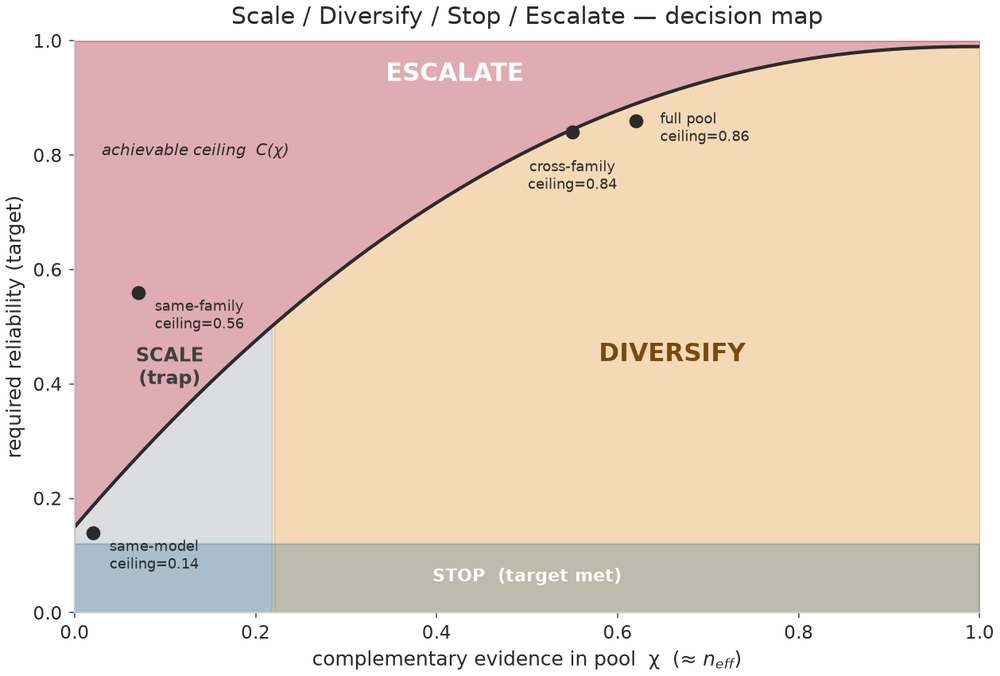
#> input picture figures/fig_landscape.png, 1000 x 676 px, shrunk from 1258 x 850 before the run
$ python combine_policy_regime_figure.py
#> lines starting #> are read from the running program, lines starting #| are printed output that depends on the picture
"""Combine the decision-map and fusion-regime panels into one paper figure.

nd.md's Figure 4 (\\label{fig:policy_regime}) is a single two-panel float:
  (a) figures/fig_landscape.png -- CMV-SDSE Scale/Diversify/Stop/Escalate decision map
  (b) figures/fig_regime.png    -- operating-regime-dependent fusion (U vs cost ratio rho)
Both panels are produced by scripts/make_figures.py (schematic_landscape / single_regime)
at an identical 1258x850. This script montages them left->right, stamps "(a)"/"(b)" in the
top-left corners, and writes figures/fig_policy_regime.{png,pdf} (the .pdf is what nd.md
includes). Re-run make_figures.py first if the source panels changed.
"""
from __future__ import annotations
from pathlib import Path

from PIL import Image, ImageDraw, ImageFont
import matplotlib.font_manager as fm

OUT = Path(__file__).resolve().parents[1] / "figures"
DPI = 170.0  # matches make_figures.py savefig.dpi


def main():
    a = Image.open(OUT / "fig_landscape.png").convert("RGB")  # (a) decision map
    b = Image.open(OUT / "fig_regime.png").convert("RGB")     # (b) regime
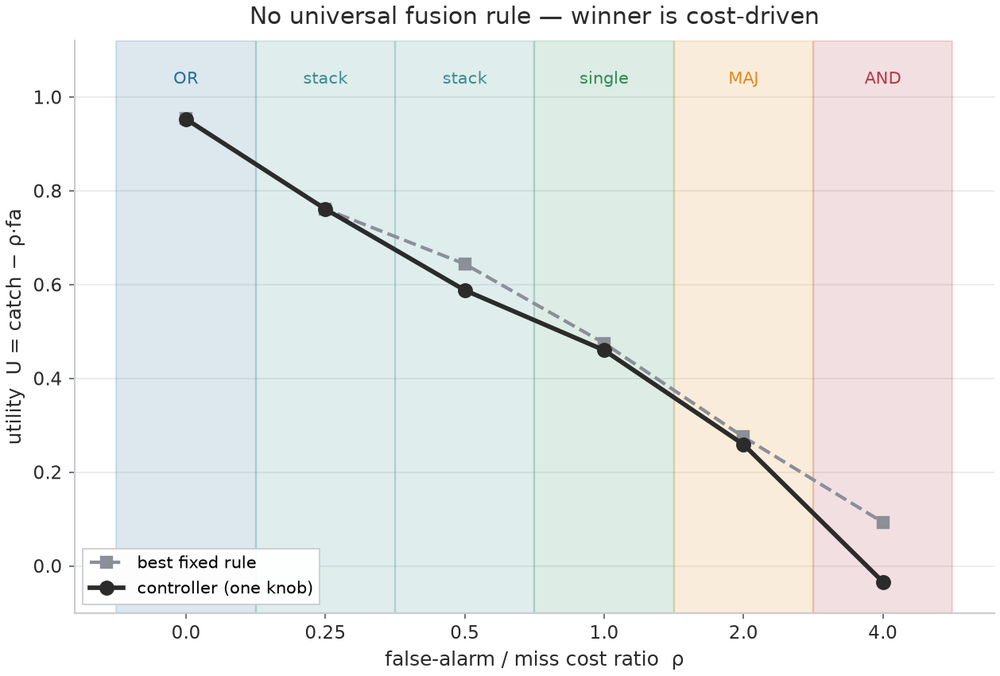
#> input picture figures/fig_regime.png, 1000 x 676 px, shrunk from 1258 x 850 before the run
    if a.size != b.size:
        raise SystemExit(f"panel size mismatch: {a.size} vs {b.size} -- regen make_figures.py")
    w, h = a.size
#> w = 1000; h = 676
    canvas = Image.new("RGB", (2 * w, h), "white")
#> canvas: PIL image 2000x676 RGB; every value is 255
    canvas.paste(a, (0, 0))
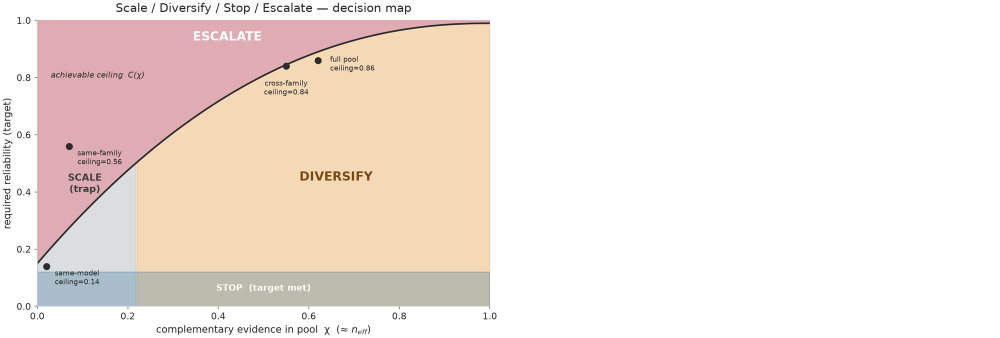
#> canvas: PIL image 2000x676 RGB (shown at 1/2 size); mean R, G, B 243.1, 232.4, 225.2
    canvas.paste(b, (w, 0))
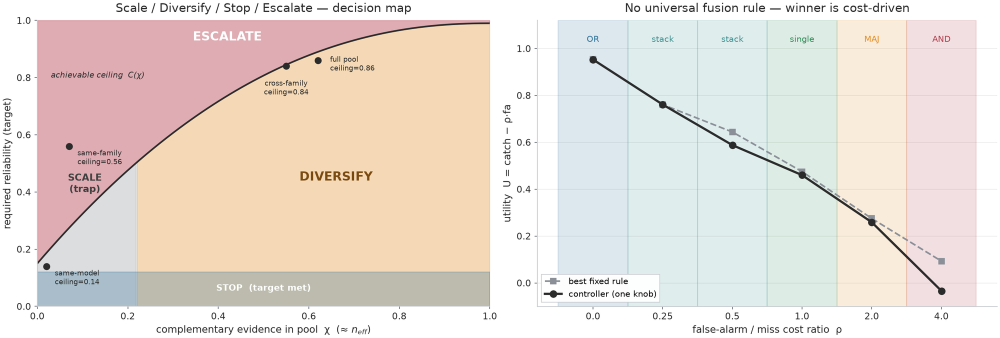
#> canvas: PIL image 2000x676 RGB (shown at 1/2 size); mean R, G, B 232, 222.4, 214.2

    draw = ImageDraw.Draw(canvas)
    font = ImageFont.truetype(fm.findfont(fm.FontProperties(family="DejaVu Sans", weight="bold")), 34)
    draw.text((16, 8), "(a)", fill="#2b2b2b", font=font)
    draw.text((w + 16, 8), "(b)", fill="#2b2b2b", font=font)

    canvas.save(OUT / "fig_policy_regime.png")
    canvas.save(OUT / "fig_policy_regime.pdf", "PDF", resolution=DPI)
    print(f"wrote figures/fig_policy_regime.{{png,pdf}}  {canvas.size}px "
          f"(~{canvas.size[0]/DPI:.1f}x{canvas.size[1]/DPI:.1f} in @ {DPI:g} dpi)")
#| wrote figures/fig_policy_regime.{png,pdf}  (2000, 676)px (~11.8x4.0 in @ 170 dpi)


if __name__ == "__main__":
    main()
